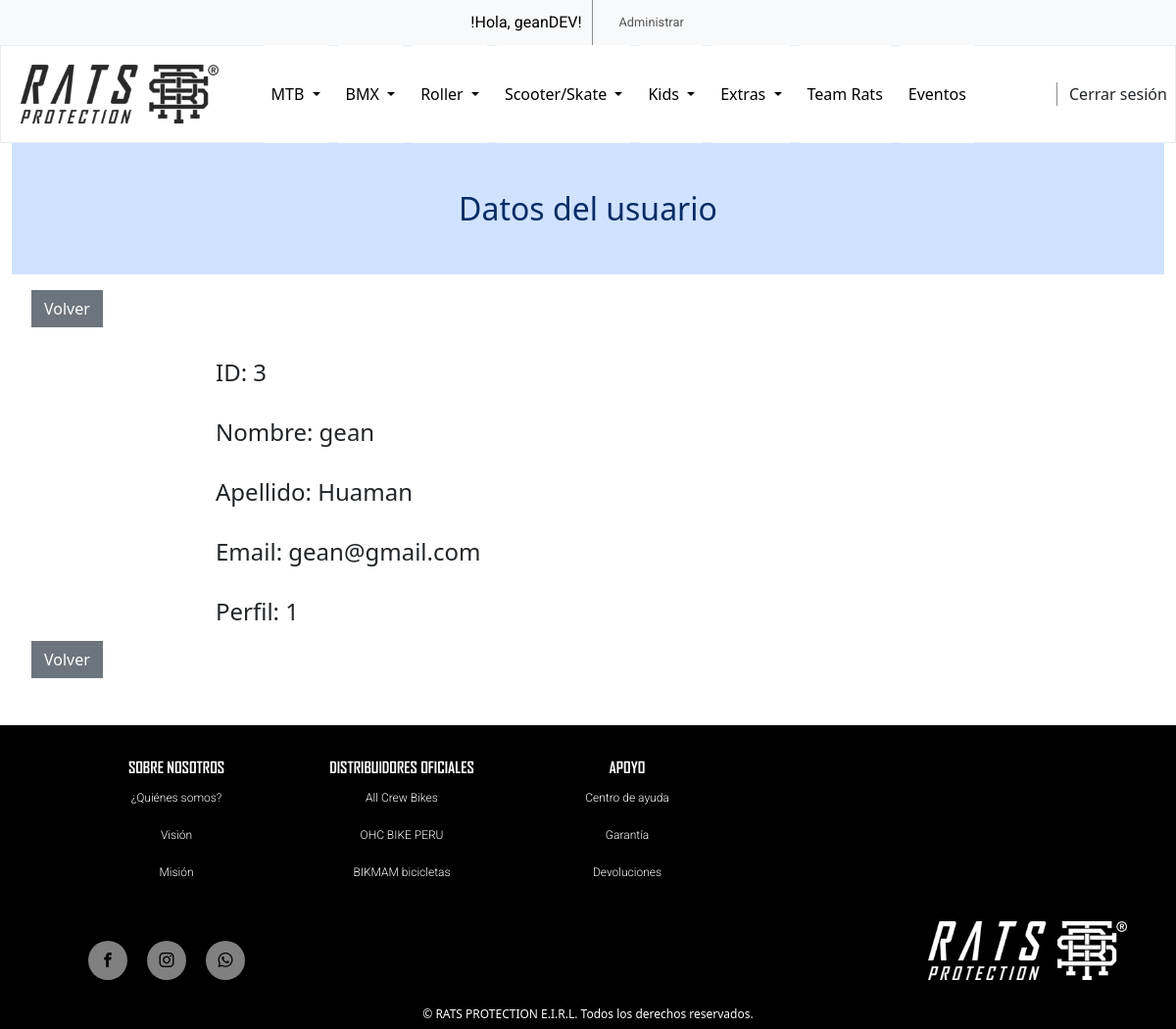
Page /detalleUsuario.php?id=3 (signed in) on the committed database.
### tables this page shows
CREATE TABLE `usuariorats` (
  `id` int(11) NOT NULL,
  `nombre` varchar(200) NOT NULL,
  `apellidos` varchar(200) NOT NULL,
  `correo` varchar(200) NOT NULL,
  `password` varchar(100) NOT NULL,
  `perfil` int(11) NOT NULL
);

### controladores/funciones.php (called while the page is built, shortened)
<?php
function detalleUsuario($bd, $id, $table) {
    $sql = "select * from $table where id=$id";
    $query = $bd->prepare($sql);
    $query->execute();
    $usuario = $query->fetch(PDO::FETCH_ASSOC);
    return $usuario;
}

### detalleUsuario.php (the view, shortened to what this page needs)
<?php
    require_once('controladores/funciones.php');
    require_once('partials/conexionBD.php');
    $id=$_GET['id'];
    $usuario = detalleUsuario($bd, $id, 'usuariorats');
?>
<!DOCTYPE html>
<html lang="es">
<head>
    <?php include_once('./partials/head.php') ?>
</head>
<body>
    <header>
        <?php include_once('./partials/navBar.php')?>
    </header>
    <div class="container-fluid">
        <section class="col-12 container-fluid m-0 p-0">
            <h2 class="bg-primary-subtle text-primary-emphasis text-center py-5">Datos del usuario</h2>
        </section>
        <section class="row container-fluid m-0 p-0"  >
            <div><a href="administrarUsuario.php" class="btn btn-secondary rounded-0 m-2 w-5">Volver</a></div>
            <article class="col-4 offset-2 pt-4 w-50">
                <h4>ID: <?= $usuario['id'];?> </h4>
                <br>
                <h4>Nombre: <?= $usuario['nombre'];?></h4>
                <br>
                <h4>Apellido: <?= $usuario['apellidos'];?></h4>
                <br>
                <h4>Email: <?= $usuario['correo'];?></h4>
                <br>
                <h4>Perfil: <?= $usuario['perfil'];?></h4>
            </article>
            <div><a href="administrarUsuario.php" class="btn btn-secondary rounded-0 m-2 w-5">Volver</a></div>
        </section>
    </div>
    <footer>
        <?php include_once('./partials/footer.php')?>
    </footer>
</body>
</html>

### css/star.css (style rules this page uses)
body { font-family: Arial, sans-serif; }

### css/estilosRatsgrid.css (style rules this page uses)
* { margin:0px; padding: 0px; box-sizing: border-box; align-items: center; }
body { margin: auto; }
header { top: 0px; width: 100%; }
footer { text-align: center; }

### rows in the picture
usuariorats: id "3", nombre "gean", apellidos "Huaman", correo "gean@gmail.com", perfil "1"

### other values in the picture
$_SESSION['nombre'] "geanDEV"
